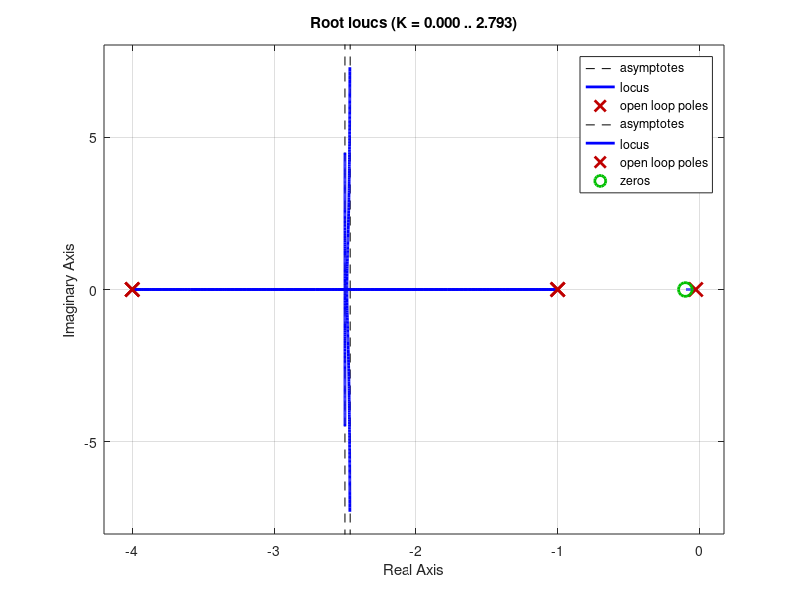

MATLAB code to generate this figure:
clc;
close all;
clear all;

%{
    Considere o sistema descrito na figura abaixo onde
    G(s) = 20 / (s+1)(s+4). Deseja-se projetar um controlador
    de atraso C(s) para que o sistema, em malha fechada, tenha erro em
    regime permanente de 0,05 para uma referência do tipo degrau. 
    Adicionalmente, a adição do controlador não deve alterar,
    significativamente, a resposta transitória do sistema em malha
    fechada sem o controlador.
%}

% Planta
num = 20;
den = [1 5 4];
G = tf(num, den);

% Erro em regime permanente desejado
e = 0.05;

%{
    a) Os polos de malha fechada do sistema sem compensação são:
%}

% Sistema a malha fechada
Gmf = feedback(G, 1)

% Polos do sistema a malha fechada
s1 = pole(Gmf)

%{
    b) O coeficiente de amortecimento e a frequência natural desses
    polos é:

    s = -2.5 + 4.213i

    ζ * wn          = 2.5
    wn * √1 - ζ^2   = 4.213
%}

dump = sqrt((2.5^2) / (2.5^2 + 4.213^2))
natural_frequency = 2.5 / dump

%{
    c) Para atender os requisitos de projeto, a constante de erro estático
    de posiçãodeve valer:

    para atender a especificação ec(∞) <= 0,05
    Kp = (1 - ec) / ec = 19
%}

ec = 0.05;
Kpc = (1 - ec) / ec 

%{
    d) Consequentemente, o parâmetro β do controlador deve valer:
    - Erro em regime permanente do sistema não compensado:
        Kp = lim G(s) = 5
        e = 1 / (1 + Kp) = 0.1667
%}

Kp = 5;
e = 1 / (1 + Kp)

beta = Kpc / Kp

%{
    e) Considerando que o zero do compensador esteja em -0,1,
    o polo do compensador deve estar em:

    z = -0.1
    1 / T = 0.1
    T = 10
    
    p = - 1 / (beta * T)
    1 / (beta * T) = 0.0263
    beta * T = 38.0228
%}
zc = 0.1;
pc = 0.0263;

% Compensador sem ganho
numC = [1 zc];
denC = [1 pc];
C = tf(numC, denC)

%{
    f) Para manter o mesmo coeficiente de amortecimento dos polos
    de malha fechada originais do sistema sem o compensador, 
    os polos de malha fechada, após a inserção do compensador
    devem estar em:
%}

rlocus(G)
hold on
rlocus(C * G)

% Pelo diagrama de lugar de raízes: 
s = -2.47 + 4.16i;

%{
    g) Para os novos polos de malha fechada do sistema compensado,
    o ganho do compensador projetado é:
%}

Kc = 1 / abs(((20 * (s + zc)) / ((s + pc) * (s + 1) * (s + 4))))

